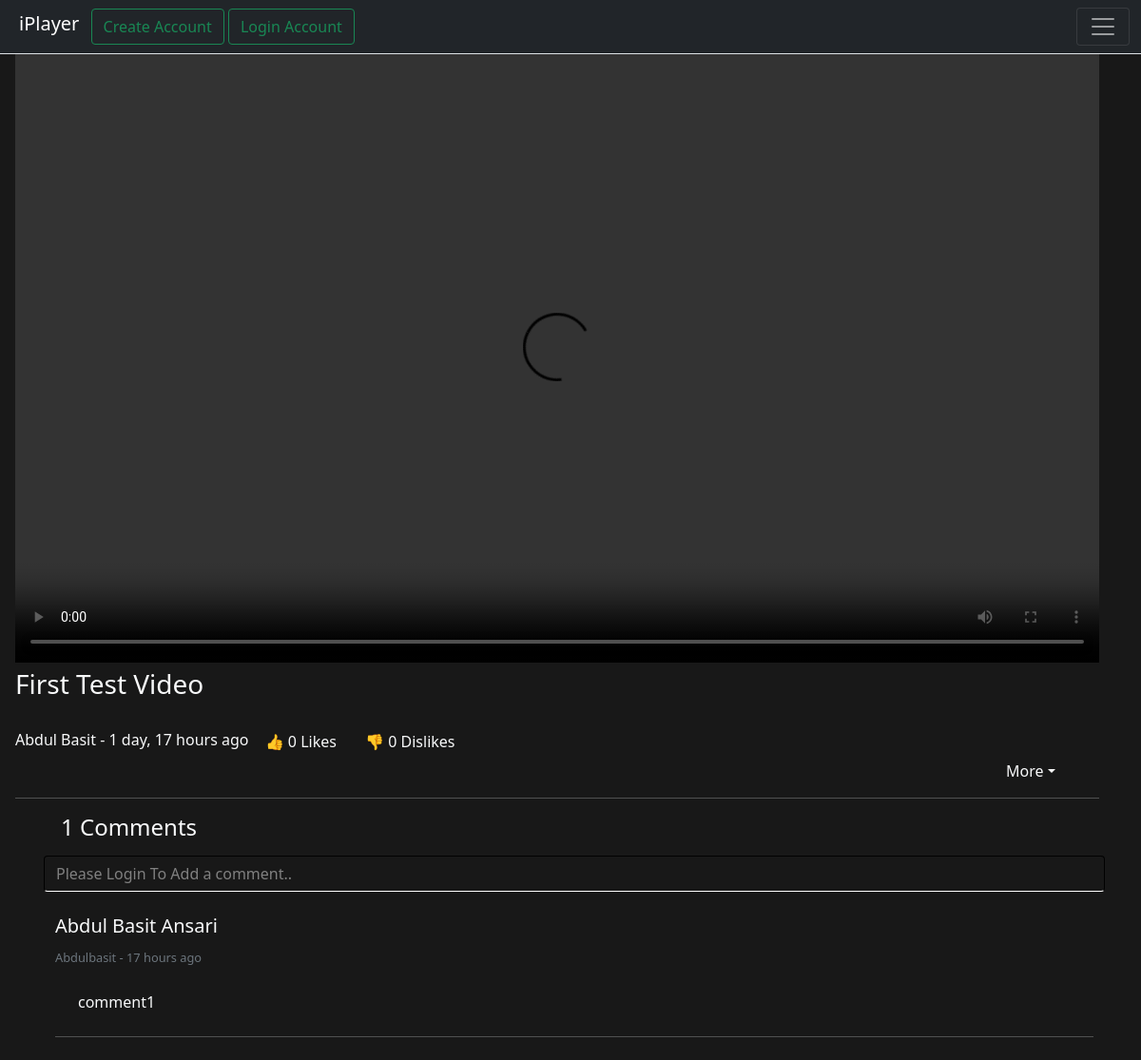
The app's page /video/1 with its own data.
### vplayer/models.py (models this page shows, shortened)
class Mvideo(models.Model):
	sno = models.AutoField(primary_key=True)
	user = models.ForeignKey(User,on_delete=models.CASCADE)
	name = models.CharField(max_length=50)
	title = models.CharField(max_length=200)
	cover = models.ImageField(upload_to='videoscover',validators=[validate_file_extension])
	email = models.EmailField()
	video = models.FileField(upload_to='myvideos', validators=[FileExtensionValidator(allowed_extensions=['mp4','mov','wmv','avi','mkv','flv','swf','webm','f4v','swf'])])
	ondelete = models.BooleanField(default=False)
	onhide = models.BooleanField(default=False)
	date = models.DateTimeField(default=now)
	like = models.IntegerField(blank=True,null=True,default=0)
	class Meta:
		verbose_name = 'Mvideo'
		verbose_name_plural = 'Videos'

class Vcomment(models.Model):
	sno = models.AutoField(primary_key=True)
	comment = models.TextField()
	user = models.ForeignKey(User , on_delete=models.CASCADE)
	video = models.ForeignKey(Mvideo , on_delete=models.CASCADE)
	parent = models.ForeignKey('self', on_delete=models.CASCADE , null=True)
	time = models.DateTimeField(auto_now_add=True)

### vplayer/views.py (the view)
# urls.py: path('video/<int:sno>',views.video , name="video"),
@csrf_exempt
def video(request,sno):
	video=Mvideo.objects.get(sno=sno)
	comments = Vcomment.objects.filter(video=video)
	otherv=Mvideo.objects.all()
	return render(request,'vplayer/video.html',{'video':video,'otherv':otherv,'comments':comments})

### templates/vplayer/video.html (shortened to what this page needs)
{% extends 'base.html' %} {% block title %} Videos {% endblock title %} {% block body %}{% load humanize %}
<div class=' mx-3 rounded-3 text-light  d-inline-block myb-5'>
    <video name='video' autoplay="false" controls class="myvideo">
        <source class="asalvideo" src="{{video.video.url}}" type="video/mp4">
	</video>
    <div class="halfbox">
        <h3 class="mb-4 d-block ">{{video.title|title}}</h3>
        <span class="mb-4 text-light d-inline">{{video.user.first_name|title}}</span>
        <span class="mb-4 text-light p-0 d-inline">-</span>
        <span class="mb-4 text-light d-inline">{{video.date|naturaltime}}</span>
        <button class="btn mylike text-light bt-primany">👍 {{video.like}} </button>
        <button class="btn mydislike text-light bt-primany">👎 {{video.like}} </button>
        <li style="list-style-type: none; margin-left: 90%;" class="nav-item dropdown d-inline ">
            <a class="nav-link dropdown-toggle mymore text-light d-inline " href="#" id="offcanvasNavbarDropdown" role="button" data-bs-toggle="dropdown" aria-expanded="false">More</a>
        </li>
        <hr>
    </div>
    <h4 class="mx-5 my-3">{{comments.count}} Comments</h4>
    <div class="halfcomment">
        <div class="container">
            <form action="/vcomment/{{video.sno}}" method="post">
                {% csrf_token %} {% if user.is_authenticated %}
                <input type="text" name="vcomment" id="vcomment" placeholder="Add a comment.." class="form-control text-light" style="border-color:black black white black; background-color:#181818;">
                <span>
                <button type="reset" class="btn btn-outline-secondary my-3 " style=" display: inline;" onclick="clear(document.getElementById('vcomment'))">Clear</button>
                <button type="submit" class="btn btn-outline-secondary my-3 d-inline" style="margin-left:1%; display: inline;">Add</button>
            </span>
                <script>
                    function clear(id) {
                        id.innerHTML = ""
                    }
                </script>
                {% else %}
                <input type="text" name="vcomment" id="vcomment" placeholder="Please Login To Add a comment.." class="form-control text-light" style="border-color:black black white black; background-color:#181818;" disabled> {% endif %}
            </form>
            <div class="container my-4">
                {% for comment in comments %}
                <h5>{{comment.user.first_name|title}} {{comment.user.last_name|title}}</h5>
                <span style="font-size: 80%;" class="text-muted">{{comment.user.username|title}} - {{comment.time|naturaltime}}</span>
                <p class="m-4">{{comment.comment}}</p>
                <hr> {% endfor %}
            </div>
        </div>
    </div>
</div>
{% endblock body %}

### templates/vplayer/video.html (style rules this page uses)
@media screen and (min-width:800px) { .myvideo { height: 80vh; width: 95vw; } }
@media screen and (min-width:800px) { .halfbox { width: 95vw; } }
@media screen and (min-width:800px) { .halfcomment { width: 98vw; } }
@media screen and (min-width:800px) { .mylike::after { content:"Likes" } }
@media screen and (min-width:800px) { .mydislike::after { content:"Dislikes" } }

### records on screen
Mvideo: title "First Test Video", user.first_name "Abdul Basit", date "1 day, 17 hours ago", like "0"
Vcomment: user.first_name "Abdul Basit", user.last_name "Ansari", user.username "Abdulbasit", time "17 hours ago", comment "comment1"

### other values on screen
{{ comments.count }} "1"
